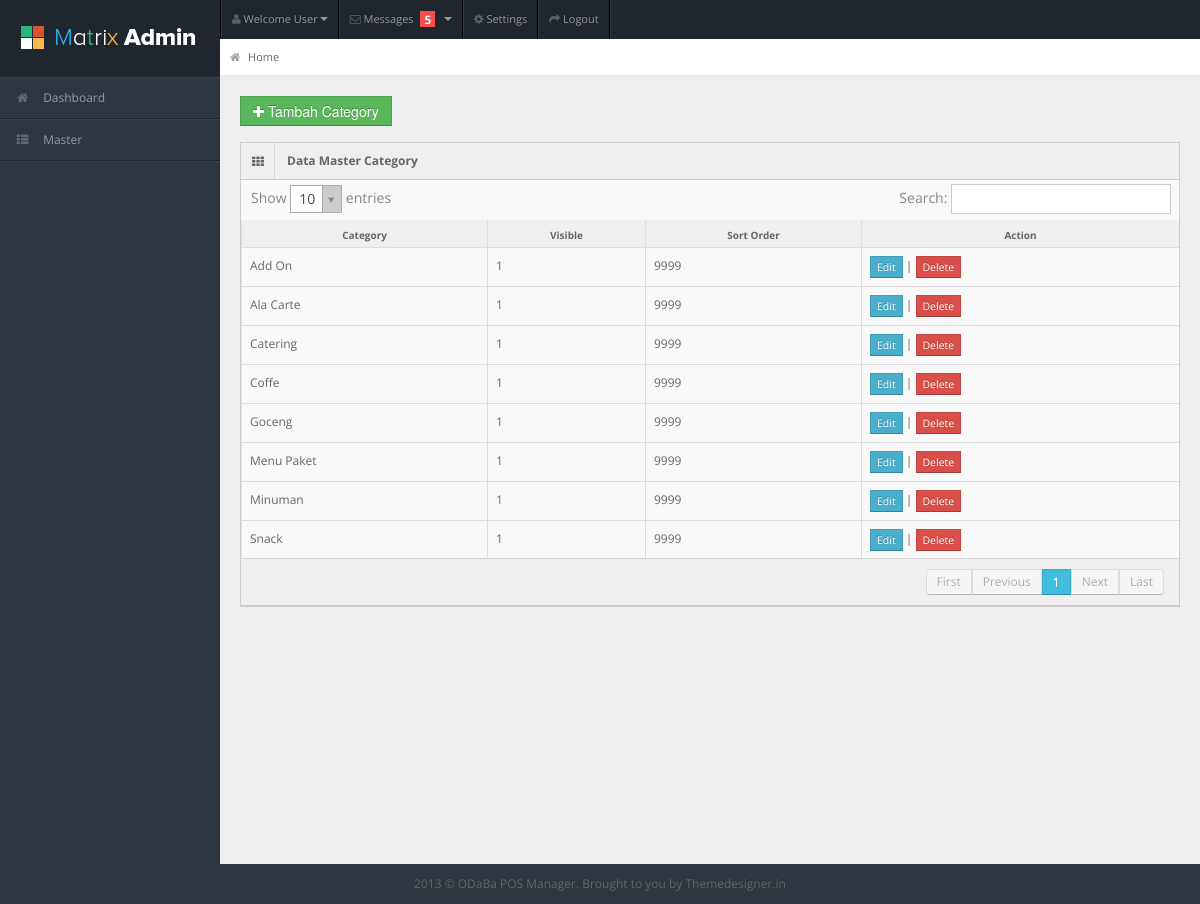
Screenshot of /manager/ms_category.php with the database file from the repository.
### tables this page shows
CREATE TABLE IF NOT EXISTS `menu_category` (
  `ID_CATEGORY` int(11) NOT NULL AUTO_INCREMENT,
  `CATEGORY_NAME` varchar(120) NOT NULL,
  `TRANSLATED_NAME` varchar(120) DEFAULT NULL,
  `VISIBLE` int(1) DEFAULT NULL,
  `SORT_ORDER` int(11) DEFAULT NULL,
  PRIMARY KEY (`ID_CATEGORY`)
);

### manager/ms_category.php (the view, shortened to what this page needs)
<?php
include "../connection/function.php";
$act 	= isset($_GET['act']) ? $_GET['act'] : '';
?>
<?php include "header.php"; ?>
<div id="content">
	<div id="content-header">
		<div id="breadcrumb"> <a href="." title="Go to Home" class="tip-bottom"><i class="icon-home"></i> Home </a></div>
	</div>
<?php if($act=='insert' || $act=='edit'){ ?>
	<div class="container-fluid">
		<div class="row-fluid">
			<div class="span6">
			  <div class="widget-box">
			    <div class="widget-title"> <span class="icon"> <i class="icon-align-justify"></i> </span>
			      <h5>Menu Category</h5>
			    </div>
			    <div class="widget-content nopadding">
			      <form name="form" class="form-horizontal" method="post" enctype="multipart/form-data" role="form" action="">
			        <div class="control-group">
			          <label class="control-label">Category Menu</label>
			          <div class="controls">
			            <input name="categoryname" type="text" class="span11" placeholder="Category Menu" value="<?php echo isset($rwcatedt[1]) ? $rwcatedt[1] : ''; ?>" required/>
			            <input type="hidden" name="id" value="<?php echo isset($rwcatedt[0]) ? $rwcatedt[0] : ''; ?>"><?php echo isset($validasierror) ? $validasierror : ''; ?>
			          </div>
			        </div>
			        <div class="control-group">
			          <label class="control-label">Visible</label>
			          <div class="controls">
			            <input name="visible" type="text"  class="span11" placeholder="Visible"  value="<?php echo isset($rwcatedt[3]) ? $rwcatedt[3] : ''; ?>" required/>
			            <?php echo isset($validasierror) ? $validasierror : ''; ?>
			          </div>
			        </div>
			        <div class="control-group">
			          <label class="control-label">Sort Order</label>
			          <div class="controls">
			            <input name="sortorder" type="text" class="span11" placeholder="Sort Order" value="<?php echo isset($rwcatedt[4]) ? $rwcatedt[4] : ''; ?>" required/>
			            <?php echo isset($validasierror) ? $validasierror : ''; ?>
			          </div>
			        </div>
			        <div class="form-actions">
			          <button type="Submit" name="btnsave" class="btn btn-success">Save</button>
			          <button type="button" name="btncancel" class="btn btn-inverse" onclick="window.location.href='?page=mscategory'">Cancel</button>
			        </div>
			      </form>
			    </div>
			  </div>
			</div>
		</div>
	</div>
<?php }else{ ?>
	<div class="container-fluid">
		<div class="row-fluid"><button class="btn btn-sm btn-success" onclick="window.location.href='?page=mscategory&amp;act=insert'"><i class="icon-plus"></i> Tambah Category</button></div>
        <div class="widget-box">
			<div class="widget-title"> <span class="icon"><i class="icon-th"></i></span>
				<h5>Data Master Category</h5>
			</div>
			<div class="widget-content nopadding">
				<table class="table table-bordered data-table">
				  <thead>
				    <tr>
				      <th>Category</th>
				      <th>Visible</th>
				      <th>Sort Order</th>
				      <th>Action</th>
				    </tr>
				  </thead>
				  <tbody>
				    <tr>
						<?php
						$qmscat = mysqli_query($connection,"select * from menu_category");
						while($rwmscat = mysqli_fetch_row($qmscat)){ ?>
						<td><?php echo $rwmscat[1] ?></td>
						<td><?php echo $rwmscat[3] ?></td>
						<td><?php echo $rwmscat[4] ?></td>
						<td><a href="?page=mscategory&amp;act=edit&amp;id=<?php echo $rwmscat[0] ?>" class="btn btn-mini btn-info">Edit</a> | <a href="?page=mscategory&amp;act=del&amp;id=<?php echo $rwmscat[0] ?>" onClick="return confirm('Are you sure delete this data ?')" class="btn btn-mini btn-danger">Delete</a></td>
				    </tr>
				    <?php } ?>
				  </tbody>
				</table>
			</div>
        </div>
	</div>
<?php } ?>
</div>
<?php include "footer.php"; ?>

### manager/css/matrix-style.css (style rules this page uses)
* { outline:none !important; -moz-outline: none !important; }
html, body { height:100% }
body { overflow-x: hidden; margin-top: -10px; font-family: 'Open Sans', sans-serif; font-size:12px; color:#666; }
a { color:#666; }
select, textarea, input[type="text"], input[type="password"], input[type="datetime"], input[type="datetime-local"], input[type="date"], input[type="month"], input[type="time"], input[type="week"], input[type="number"], input[type="email"], input[type="url"], input[type="search"], input[type="tel"], input[type="color"], .uneditable-input, .label, .dropdown-menu, .btn, .well, .progress, .table-bordered, .btn-group > .btn:first-child, .btn-group > .btn:last-child, .btn-group > .btn:last-child, .btn-group > .dropdown-toggle, .alert { border-radius:0px; }
.btn, textarea, input[type="text"], input[type="password"], input[type="datetime"], input[type="datetime-local"], input[type="date"], input[type="month"], input[type="time"], input[type="week"], input[type="number"], input[type="email"], input[type="url"], input[type="search"], input[type="tel"], input[type="color"], .uneditable-input { box-shadow:none; }
.progress, .progress-success .bar, .progress .bar-success, .progress-warning .bar, .progress .bar-warning, .progress-danger .bar, .progress .bar-danger, .progress-info .bar, .progress .bar-info, .btn, .btn-primary { background-image:none; }
#content { background: none repeat scroll 0 0 #eeeeee; margin-left: 220px; margin-right: 0; padding-bottom: 25px; position: relative; min-height:100%; width: auto; }
#content-header { position: abslute; width: 100%; margin-top: -38px; z-index: 20; }
.container-fluid .row-fluid:first-child { margin-top: 20px; }
#breadcrumb { background-color: #fff; border-bottom: 1px solid #e3ebed; }
#breadcrumb a { padding: 8px 20px 8px 10px; display: inline-block; background-image: url('../img/breadcrumb.png'); background-position: center right; background-repeat: no-repeat; font-size: 11px; color: #666666; }
#breadcrumb a:last-child { background-image:none; }
#breadcrumb a i { margin-right: 5px; opacity: .6; }
.stat-boxes .peity_bar_good, .stat-boxes .peity_line_good, { color: #459D1C; }
.widget-box { background: none repeat scroll 0 0 #F9F9F9; border-left: 1px solid #CDCDCD; border-top: 1px solid #CDCDCD; border-right: 1px solid #CDCDCD; clear: both; margin-top: 16px; margin-bottom: 16px; position: relative; }
.widget-title, .modal-header, .table th, div.dataTables_wrapper .ui-widget-header { background:#efefef; border-bottom: 1px solid #CDCDCD; height: 36px; }
.widget-title span.icon { padding: 9px 10px 7px 11px; float: left; border-right:1px solid #dadada; }
.widget-title h5 { color: #666; float: left; font-size: 12px; font-weight: bold; padding: 12px; line-height: 12px; margin: 0; }
.widget-content { padding:15px; border-bottom: 1px solid #cdcdcd; }
.table th { height: auto; font-size: 10px; padding: 5px 10px 2px; border-bottom: 0; text-align: center; color: #666666; }
.nopadding { padding: 0 !important; }
.nopadding .table { margin-bottom: 0; }
.nopadding .table-bordered { border: 0; }

### manager/css/matrix-media.css (style rules this page uses)
body { background:#2E363F; }

### rows the page displays
menu_category: CATEGORY_NAME "Ala Carte", VISIBLE "1", SORT_ORDER "9999"
menu_category: CATEGORY_NAME "Menu Paket", VISIBLE "1", SORT_ORDER "9999"
menu_category: CATEGORY_NAME "Catering", VISIBLE "1", SORT_ORDER "9999"
menu_category: CATEGORY_NAME "Goceng", VISIBLE "1", SORT_ORDER "9999"
menu_category: CATEGORY_NAME "Add On", VISIBLE "1", SORT_ORDER "9999"
menu_category: CATEGORY_NAME "Minuman", VISIBLE "1", SORT_ORDER "9999"
menu_category: CATEGORY_NAME "Snack", VISIBLE "1", SORT_ORDER "9999"
menu_category: CATEGORY_NAME "Coffe", VISIBLE "1", SORT_ORDER "9999"
